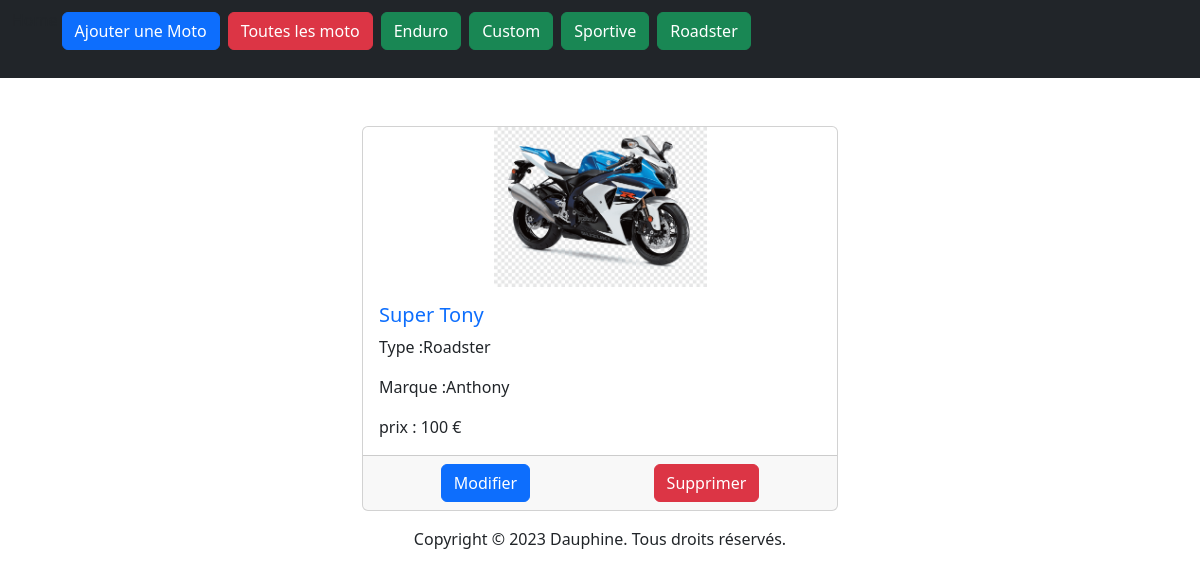
Before: /index.php/moto/50 with the older database file.
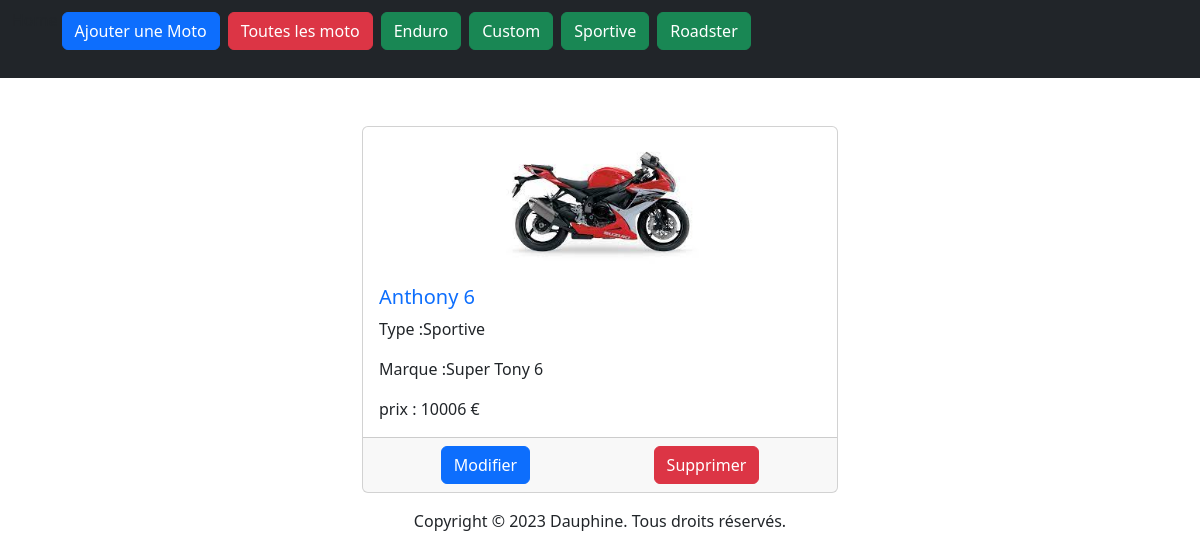
After: the same page with the newer database file.
### tables this page shows
CREATE TABLE IF NOT EXISTS `motos` (
  `id` int NOT NULL AUTO_INCREMENT,
  `brand` varchar(100) NOT NULL,
  `model` varchar(50) NOT NULL,
  `type` varchar(10) NOT NULL,
  `price` float NOT NULL,
  `image` varchar(255) NOT NULL,
  PRIMARY KEY (`id`)
);

### src/Manager/DatabaseManager.php (called while the page is built, shortened)
<?php
class DatabaseManager
{
    private PDO $connection;
    public function __construct()
    {
        try {
            $host = "localhost";
            $databaseName = "concession_motos";
            $user = "root";
            $password = "";
            $this->connection = new PDO("mysql:host=" . $host . ";port=3306;dbname=" . $databaseName . ";charset=utf8", $user, $password);
        } catch (PDOException $e) {
            echo ("Erreur à la connexion : " . $e->getMessage());
            exit();
        }
    }
    private function configPdo(): void
    {
        $this->connection->setAttribute(PDO::ATTR_ERRMODE, PDO::ERRMODE_EXCEPTION);
        $this->connection->setAttribute(PDO::ATTR_DEFAULT_FETCH_MODE, PDO::FETCH_ASSOC);
    }
    public function getConnection()
    {
        return $this->connection;
    }
}

### src/Manager/MotoManager.php (called while the page is built, shortened)
<?php
class MotoManager extends DatabaseManager
{
    public function findById($id): Moto|false
    {
        $query = $this->getConnection()->prepare("SELECT * FROM motos WHERE id = :id");
        $query->execute([':id' => $id]);
        $result = $query->fetch();
        if ($result != false) {
            return Moto::fromArray($result);
        } else {
            return false;
        }
    }
}

### index.php (called while the page is built, shortened)
<?php
new Router();

### src/Entity/Moto.php (called while the page is built, shortened)
<?php
class Moto
{
    private int $id;
    private string $brand;
    private string $model;
    private string $type;
    private float $price;
    private string $image;
    public function __construct(int $id, string $brand, string $model, string $type, float $price, string $image)
    {
        $this->id = $id;
        $this->brand = $brand;
        $this->model = $model;
        $this->type = $type;
        $this->price = $price;
        $this->image = $image;
    }
    static public function fromArray(array $array): self
    {
        return new self($array["id"], $array["brand"], $array["model"], $array["type"], $array["price"], $array["image"]);
    }
    public function getId(): int
    {
        return $this->id;
    }
    public function getBrand(): string
    {
        return $this->brand;
    }
    public function getModel(): string
    {
        return $this->model;
    }
    public function getType(): string
    {
        return $this->type;
    }
    public function getPrice(): float
    {
        return $this->price;
    }
    public function getImage(): string
    {
        return $this->image;
    }
}

### Template/moto/detail.php (the view)
<?PHP
include_once (__DIR__ . "/../../Template/block/header.php");
?>
<div class="container col-5 mt-5">
    <div class="card ">
        <img src="<?php echo ($moto->getImage()) ?>" class="container-fluid w-50" alt="<?php echo ($moto->getModel()) ?>">
        <div class="card-body">
            <h5 class="card-title text-primary"><?php echo ($moto->getModel()) ?></h5>
            <p class=" card-text">Type :<?php echo ($moto->getType()) ?></p>
            <p class="card-text">Marque :<?php echo ($moto->getBrand()) ?></p>
            <p class="card-text">prix :
                <?php echo ($moto->getPrice()) ?>
                €</p>
        </div>
        <div class="card-footer d-flex justify-content-around">
            <a href="http://localhost/bossutAnthonyPOO/index.php/moto/edit/<?php echo ($moto->getId()); ?>" class="btn btn-primary">Modifier</a>
            <form action="http://localhost/bossutAnthonyPOO/index.php/moto/delete/<?php echo ($moto->getId()); ?>" method="POST" onsubmit="return confirm('Êtes-vous sûr de vouloir supprimer cette moto?');">
                <input type="submit" class="btn btn-danger" value="Supprimer">
            </form>
        </div>
    </div>
</div>
<?PHP
include_once (__DIR__ . "/../../Template/block/footer.php");
?>

### src/router.php (shortened to what this page needs)
<?php
class Router
{
    public function __construct()
    {
        $this->uri = $_SERVER['REQUEST_URI'];
        $this->getRoute(explode('/', substr($this->uri, strpos($this->uri, self::BASE_PATH) + strlen(self::BASE_PATH))));
    }
    private function getRoute(array $segments)
    {
        $mainRoute = !empty($segments[0]) ? $segments[0] : null;
        $subRoute = !empty($segments[1]) ? $segments[1] : null;
        switch ($mainRoute) {
            case 'moto':
                $motoController = new MotoController();
                switch ($subRoute) {
                    default:
                        if (is_numeric($subRoute)) {
                            $motoController->getById($subRoute);
                        } else {
                            $motoController->getByType($subRoute);
                        }
                        break;
                }
                break;
        }
    }
}

### src/Controller/MotoController.php (shortened to what this page needs)
<?php
class MotoController
{
    private $motoManager;
    public function __construct()
    {
        $this->motoManager = new MotoManager();
    }
    public function getById($id)
    {
        $moto = $this->motoManager->findById($id);
        if ($moto === false) {
            $error = "Aucune moto n'a été trouvée";
            include (__DIR__ . "/../../Template/moto/errors.php");
        } else {
            include (__DIR__ . "/../../Template/moto/detail.php");
        }
    }
}

### Template/block/header.php (shortened to what this page needs)
<!DOCTYPE html>
<html lang="fr">
<head>
      <link href="https://cdn.jsdelivr.net/npm/bootstrap@5.3.3/dist/css/bootstrap.min.css" rel="stylesheet"
>
</head>
<body>
      <?php
      include_once (__DIR__ . "/navbar.php");
      ?>

### Template/block/navbar.php
<nav class="navbar navbar-expand-lg navbar-dark bg-dark">
    <div class="container-fluid">
        <ul class="list-unstyled d-flex justify-content-evenly">
            <li class="nav-item">
                <a class="nav-link" href="http://localhost/bossutAnthonyPOO/index.php/moto">Home</a>
            </li>
        <li><a href="http://localhost/bossutAnthonyPOO/index.php/moto/add" class="btn btn-primary m-1">Ajouter une
                Moto</a>
        <li><a href="http://localhost/bossutAnthonyPOO/index.php/moto/" class="btn <?php
    if ( $selectedType === null) {
        echo ('btn-danger');
    } else {
        echo ('btn-success');
    }
    ?> m-1">Toutes les moto</a>
        </li>
        <li><a href="http://localhost/bossutAnthonyPOO/index.php/moto/Enduro" class="btn <?php
    if (isset($selectedType) && $selectedType === 'Enduro') {
        echo ('btn-danger');
    } else {
        echo ('btn-success');
    }
    ?> m-1">Enduro</a>
        </li>
        <li><a href="http://localhost/bossutAnthonyPOO/index.php/moto/Custom" class="btn <?php
        if (isset($selectedType ) && $selectedType  === 'Custom'){
            echo ('btn-danger');
        } else{
            echo ('btn-success');
        }
        ?>  m-1">Custom</a>
        </li>
        <li><a href="http://localhost/bossutAnthonyPOO/index.php/moto/Sportive" class="btn <?php
    if (isset($selectedType) && $selectedType === 'Sportive') {
        echo ('btn-danger');
    } else {
        echo ('btn-success');
    }
    ?> m-1">Sportive</a>
        </li>
        <li><a href="http://localhost/bossutAnthonyPOO/index.php/moto/Roadster" class="btn <?php
    if (isset($selectedType) && $selectedType === 'Roadster') {
        echo ('btn-danger');
    } else {
        echo ('btn-success');
    }
    ?> m-1">Roadster</a>
        </li>
    </ul>
    </div>
</nav>

### Template/block/footer.php
<footer>
    <p class="text-center mt-3">Copyright © 2023 Dauphine. Tous droits réservés.</p>
</footer>
</body>
</html>

Changed rows visible on the page:
changed motos: image: a different picture; model "Super Tony" → "Anthony 6"; type "Roadster" → "Sportive"; brand "Anthony" → "Super Tony 6"; price "100" → "10006"
